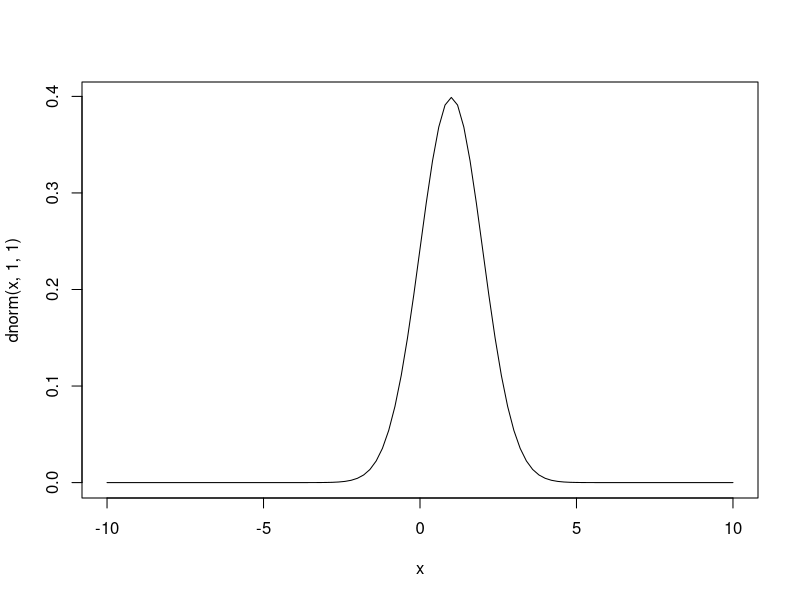
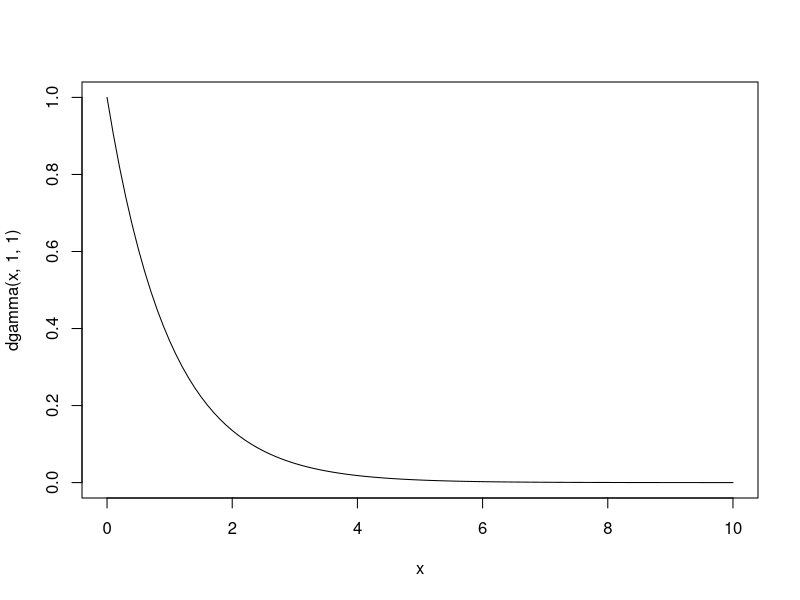
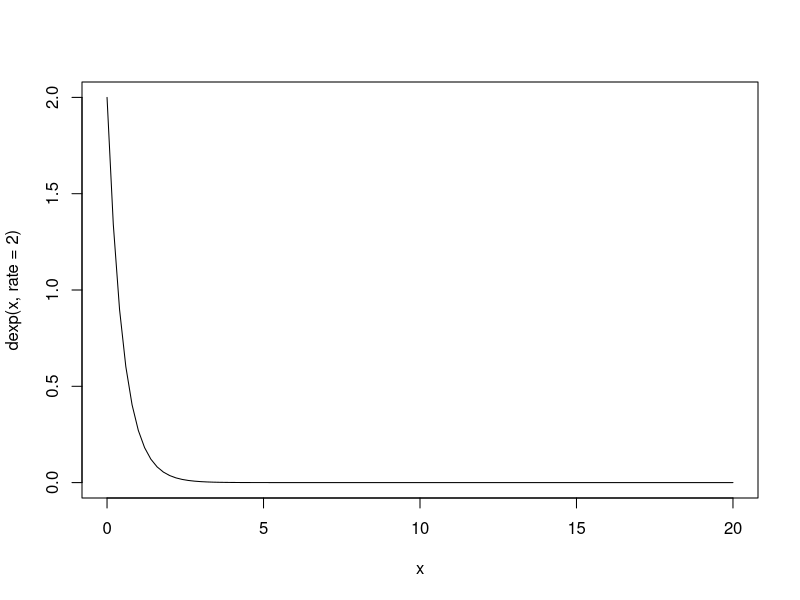
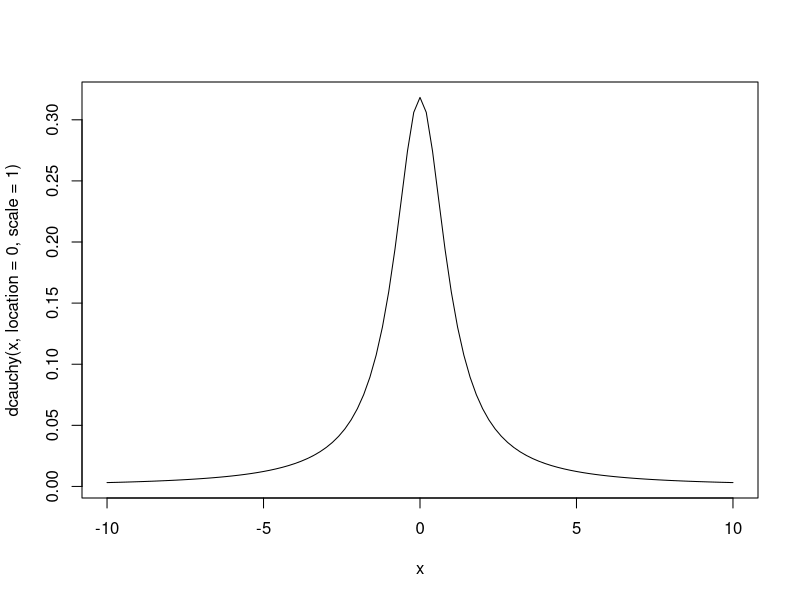
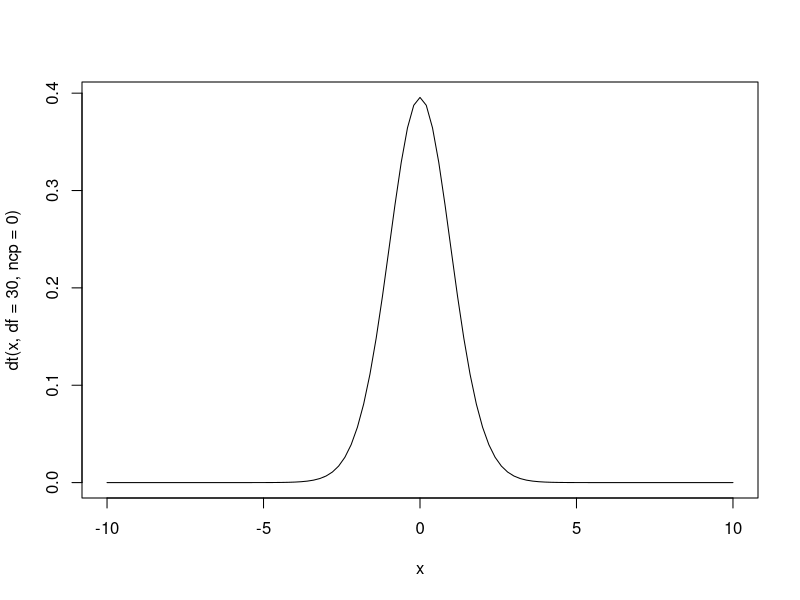
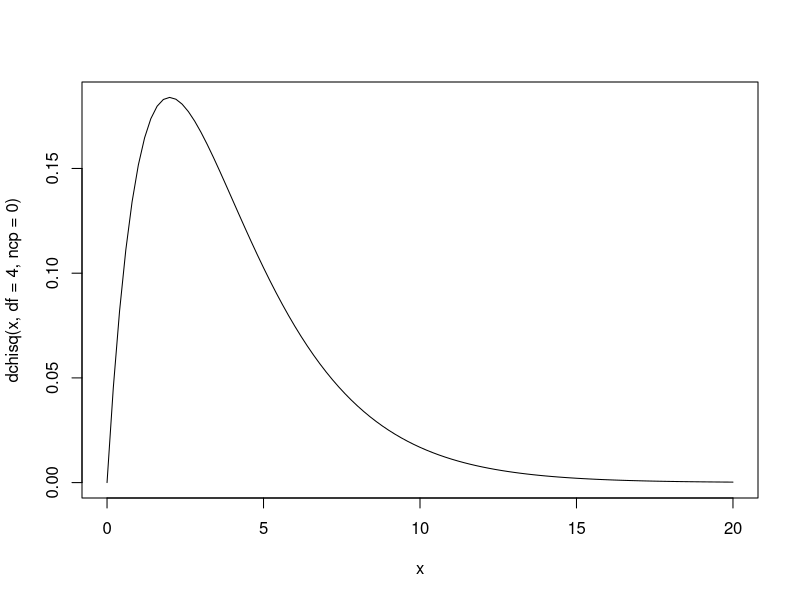
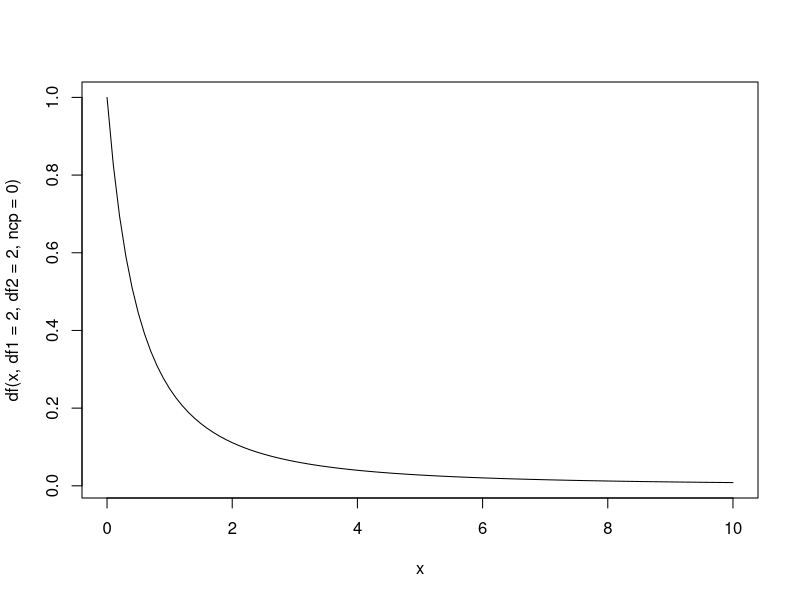
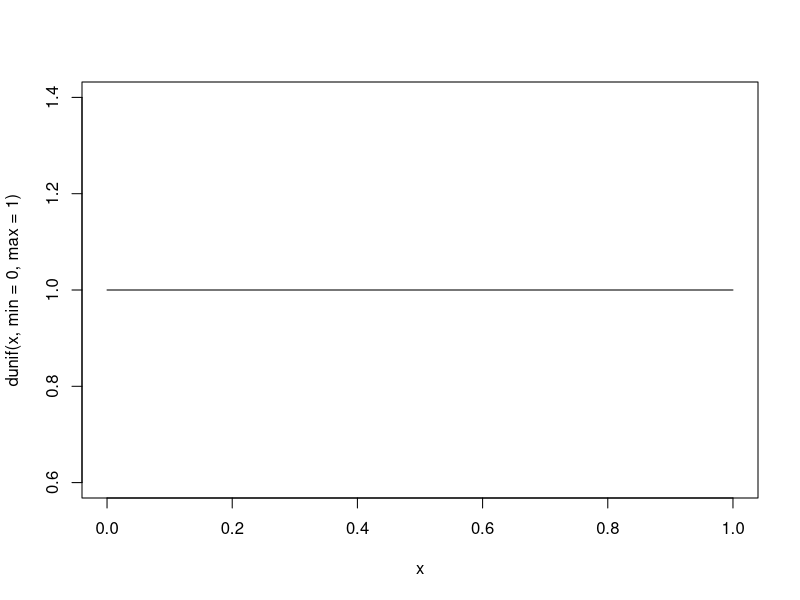

These figures' R source, in order: (Note: this script raises an error after producing the figures.)
curve(dnorm(x,1,1), -10,10)
curve(dgamma(x,1,1), 0, 10)
curve(dexp(x, rate = 2), 0, 20)
curve(dcauchy(x,location = 0, scale = 1), -10, 10)
curve(dt(x, df = 30, ncp = 0), -10, 10)
curve(dchisq(x, df = 4,ncp = 0), 0, 20)
curve(df(x, df1 = 2, df2 = 2, ncp = 0), 0,10)
curve(dunif(x, min = 0, max = 1))
curve(dlogis(x, location = 0, scale = 1), -10, 10)
curve(dlnorm(x, meanlog = 0, sdlog = 1), 0, 10)
curve(dbeta(x, shape1 = 1, shape2 = 0.1, ncp = 0.1), 0, 1)
curve(dpois(x, lambda = 2), 0, 100)
curve(dbinom(x, size = 100, prob = 0.2), 0, 100)


p1 <- ggplot(data = data.frame(x = c(0, 1)), aes(x)) +
    stat_function(fun = dbeta, n = 101, args = list(shape1 = 0.0001, shape2 = 0.0001), colour = "blue", lwd = 1) + ylab("") +
    scale_y_continuous(breaks = NULL)
p1


